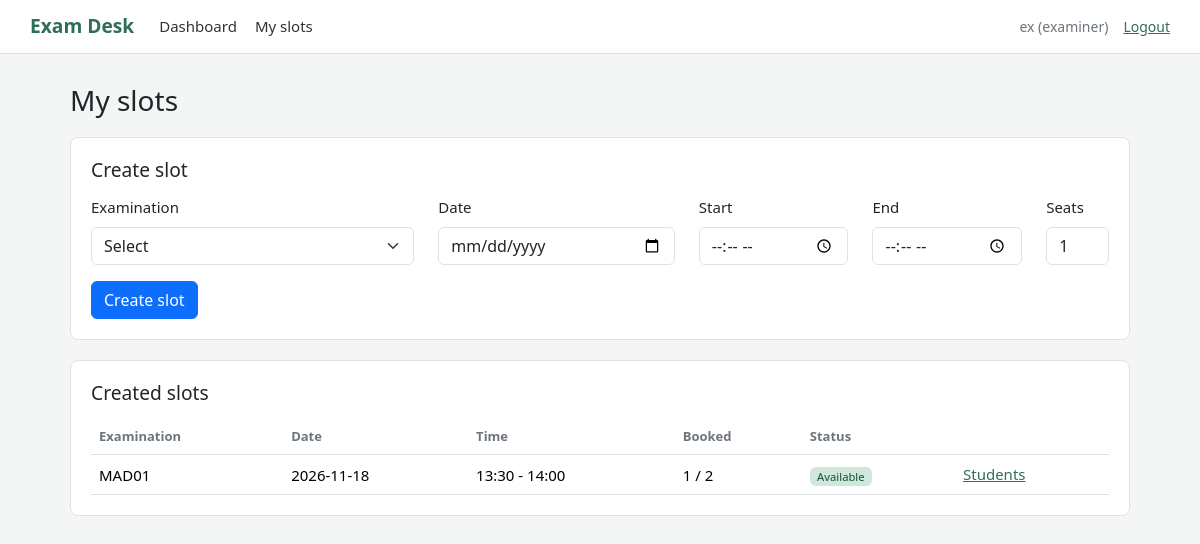
The page /examiner/slots (signed in) on the database its author committed.
### tables this page shows
CREATE TABLE users (
            id INTEGER PRIMARY KEY AUTOINCREMENT,
            name TEXT NOT NULL,
            email TEXT NOT NULL UNIQUE,
            password_hash TEXT NOT NULL,
            role TEXT NOT NULL CHECK (role IN ('admin', 'examiner', 'student')),
            department TEXT DEFAULT '',
            phone TEXT DEFAULT '',
            status TEXT NOT NULL DEFAULT 'active'
        );

CREATE TABLE slots (
            id INTEGER PRIMARY KEY AUTOINCREMENT,
            examination_id INTEGER NOT NULL,
            examiner_id INTEGER NOT NULL,
            exam_date TEXT NOT NULL,
            start_time TEXT NOT NULL,
            end_time TEXT NOT NULL,
            capacity INTEGER NOT NULL,
            status TEXT NOT NULL DEFAULT 'Available',
            FOREIGN KEY (examination_id) REFERENCES examinations(id),
            FOREIGN KEY (examiner_id) REFERENCES users(id)
        );

CREATE TABLE examinations (
            id INTEGER PRIMARY KEY AUTOINCREMENT,
            course_id INTEGER NOT NULL,
            name TEXT NOT NULL,
            exam_type TEXT NOT NULL,
            duration_minutes INTEGER NOT NULL,
            max_marks INTEGER NOT NULL,
            slot_creation_start TEXT NOT NULL,
            slot_creation_end TEXT NOT NULL,
            booking_start TEXT NOT NULL,
            booking_end TEXT NOT NULL,
            status TEXT NOT NULL DEFAULT 'Draft',
            FOREIGN KEY (course_id) REFERENCES courses(id)
        );

### app.py (the view, shortened to what this page needs)
@app.route("/examiner/slots", methods=["GET", "POST"])
@login_required("examiner")
def examiner_slots():
    connection = get_database()
    exams = connection.execute(
        """SELECT e.*, c.course_code FROM examinations e
           JOIN courses c ON c.id = e.course_id
           JOIN examiner_examinations ee ON ee.examination_id = e.id
           WHERE ee.examiner_id = ? ORDER BY e.name""", (g.user["id"],)
    ).fetchall()
    slots = connection.execute(
        """SELECT s.*, e.name AS exam_name, e.status AS exam_status,
                  (SELECT COUNT(*) FROM bookings b WHERE b.slot_id = s.id AND b.status = 'Booked') AS booked
           FROM slots s JOIN examinations e ON e.id = s.examination_id
           WHERE s.examiner_id = ? ORDER BY s.exam_date, s.start_time""", (g.user["id"],)
    ).fetchall()
    edit_slot = None
    if request.args.get("edit", "").isdigit():
        edit_slot = connection.execute(
            "SELECT * FROM slots WHERE id = ? AND examiner_id = ?",
            (request.args["edit"], g.user["id"]),
        ).fetchone()
    return render_template("examiner_slots.html", exams=exams, slots=slots,
                           edit_slot=edit_slot, today=today_text())

### app.py (called while the page is built)
def open_database():
    connection = sqlite3.connect(DATABASE_FILE)
    connection.row_factory = sqlite3.Row
    connection.execute("PRAGMA foreign_keys = ON")
    return connection

def get_database():
    if "database" not in g:
        g.database = open_database()
    return g.database

@app.teardown_appcontext
def close_database(error=None):
    connection = g.pop("database", None)
    if connection is not None:
        connection.close()

def login_required(*allowed_roles):
    def decorator(view):
        @wraps(view)
        def wrapped_view(*args, **kwargs):
            if "user_id" not in session:
                flash("Please sign in to continue.", "info")
                return redirect(url_for("login"))
            user = get_database().execute(
                "SELECT * FROM users WHERE id = ?", (session["user_id"],)
            ).fetchone()
            if user is None or user["status"] != "active":
                session.clear()
                flash("This account is not active yet.", "warning")
                return redirect(url_for("login"))
            if allowed_roles and user["role"] not in allowed_roles:
                abort(403)
            g.user = user
            return view(*args, **kwargs)
        return wrapped_view
    return decorator

@app.context_processor
def add_user_to_templates():
    user = None
    if "user_id" in session:
        user = get_database().execute(
            "SELECT id, name, email, role FROM users WHERE id = ?", (session["user_id"],)
        ).fetchone()
    return {"current_user": user}

def today_text():
    return date.today().isoformat()

### templates/examiner_slots.html (shortened to what this page needs)
{% extends "base.html" %}
{% block content %}
<h1>My slots</h1>
<div class="card-box">
    <h2>{{ 'Edit slot' if edit_slot else 'Create slot' }}</h2>
    {% if exams %}
    <form method="post">
        <div class="row">
            <div class="col-md-4 mb-3">
                <label class="form-label" for="examination_id">Examination</label>
                {% if edit_slot %}
                <input class="form-control" id="examination_id" value="{{ edit_slot.exam_name }}" disabled>
                <input type="hidden" name="examination_id" value="{{ edit_slot.examination_id }}">
                {% else %}
                <select class="form-select" id="examination_id" name="examination_id" required>
                    <option value="">Select</option>
                </select>
                {% endif %}
            </div>
            <div class="col-md-3 mb-3">
                <label class="form-label" for="exam_date">Date</label>
                <input class="form-control" id="exam_date" name="exam_date" type="date" min="{{ today }}"
                       value="{{ edit_slot.exam_date if edit_slot else '' }}" required>
            </div>
            <div class="col-6 col-md-2 mb-3">
                <label class="form-label" for="start_time">Start</label>
                <input class="form-control" id="start_time" name="start_time" type="time"
                       value="{{ edit_slot.start_time if edit_slot else '' }}" required>
            </div>
            <div class="col-6 col-md-2 mb-3">
                <label class="form-label" for="end_time">End</label>
                <input class="form-control" id="end_time" name="end_time" type="time"
                       value="{{ edit_slot.end_time if edit_slot else '' }}" required>
            </div>
            <div class="col-md-1 mb-3">
                <label class="form-label" for="capacity">Seats</label>
                <input class="form-control" id="capacity" name="capacity" type="number" min="1"
                       value="{{ edit_slot.capacity if edit_slot else 1 }}" required>
            </div>
        </div>
        <button class="btn btn-primary" type="submit">{{ 'Save' if edit_slot else 'Create slot' }}</button>
    </form>
    {% else %}
    <p class="empty">You need to be assigned to an examination before you can create slots.</p>
    {% endif %}
</div>
<div class="card-box">
    <h2>Created slots</h2>
    {% if slots %}
    <div class="table-responsive">
        <table class="table">
            <thead>
                <tr><th>Examination</th><th>Date</th><th>Time</th><th>Booked</th><th>Status</th><th></th></tr>
            </thead>
            <tbody>
                {% for slot in slots %}
                <tr>
                    <td>{{ slot.exam_name }}</td>
                    <td>{{ slot.exam_date }}</td>
                    <td>{{ slot.start_time }} - {{ slot.end_time }}</td>
                    <td>{{ slot.booked }} / {{ slot.capacity }}</td>
                    <td><span class="badge status-{{ slot.status|lower }}">{{ slot.status }}</span></td>
                    <td class="actions">
                        <a href="{{ url_for('examiner_slot_detail', slot_id=slot.id) }}">Students</a>
                    </td>
                </tr>
                {% endfor %}
            </tbody>
        </table>
    </div>
    {% else %}
    <p class="empty">No slots yet.</p>
    {% endif %}
</div>
{% endblock %}

### templates/base.html (shortened to what this page needs)
<!doctype html>
<html lang="en">
<head>
    <link href="https://cdn.jsdelivr.net/npm/bootstrap@5.3.3/dist/css/bootstrap.min.css" rel="stylesheet">
    <link href="{{ url_for('static', filename='style.css') }}" rel="stylesheet">
</head>
<body>
    <header class="topbar">
        {% if current_user %}
        <a class="brand" href="{{ url_for('dashboard') }}">Exam Desk</a>
        <nav class="main-nav">
            <a href="{{ url_for('dashboard') }}">Dashboard</a>
            {% if current_user.role == 'admin' %}
                <a href="{{ url_for('admin_courses') }}">Courses</a>
                <a href="{{ url_for('admin_exams') }}">Examinations</a>
                <a href="{{ url_for('admin_students') }}">Students</a>
                <a href="{{ url_for('admin_examiners') }}">Examiners</a>
                <a href="{{ url_for('admin_slots') }}">Slots</a>
                <a href="{{ url_for('admin_bookings') }}">Bookings</a>
                <a href="{{ url_for('admin_search') }}">Search</a>
            {% elif current_user.role == 'examiner' %}
                <a href="{{ url_for('examiner_slots') }}">My slots</a>
            {% else %}
                <a href="{{ url_for('student_exams') }}">Exams</a>
                <a href="{{ url_for('student_history') }}">History</a>
                <a href="{{ url_for('student_profile') }}">Profile</a>
            {% endif %}
        </nav>
        <div class="account">
            <span class="account-name">{{ current_user.name }} ({{ current_user.role }})</span>
            <a href="{{ url_for('logout') }}">Logout</a>
        </div>
        {% else %}
        <a class="brand" href="{{ url_for('login') }}">Exam Desk</a>
        {% endif %}
    </header>
    <main class="page {% if not current_user %}page-narrow{% endif %}">
        {% block content %}{% endblock %}
    </main>
</body>
</html>

### static/style.css (style rules this page uses)
:root { --main: #2f6f55; --border: #dee2e6; --muted: #6c757d; }
body { background: #f4f6f5; font-size: 15px; }
a { color: var(--main); }
h1 { font-size: 1.75rem; margin-bottom: 20px; }
h2 { font-size: 1.2rem; margin-bottom: 15px; }
.topbar { display: flex; align-items: center; flex-wrap: wrap; gap: 10px 25px; padding: 12px 30px; background: #fff; border-bottom: 1px solid var(--border); }
.brand { font-size: 1.2rem; font-weight: bold; color: var(--main); text-decoration: none; }
.main-nav { display: flex; flex-wrap: wrap; gap: 18px; flex: 1; }
.main-nav a { color: #333; text-decoration: none; }
.account { display: flex; gap: 15px; font-size: 14px; }
.account-name { color: var(--muted); }
.page { max-width: 1100px; margin: 0 auto; padding: 30px 20px; }
.card-box { background: #fff; border: 1px solid var(--border); border-radius: 8px; padding: 20px; margin-bottom: 20px; }
.table { margin-bottom: 0; vertical-align: middle; }
.table th { font-size: 13px; color: var(--muted); font-weight: 600; }
.actions { display: flex; align-items: center; gap: 12px; white-space: nowrap; }
.badge { font-weight: 500; }
.status-booked, .status-active, .status-available { background: #d1e7dd; color: #0f5132; }

### rows shown on the page
users: name "ex", role "examiner"
slots: exam_name "MAD01", exam_date "2026-11-18", start_time "13:30", end_time "14:00", booked "1", capacity "2", status "Available"

### other values the page prints
{{ 'Edit slot' if edit_slot else 'Create slot' }} "Create slot"
{{ 'Save' if edit_slot else 'Create slot' }} "Create slot"
